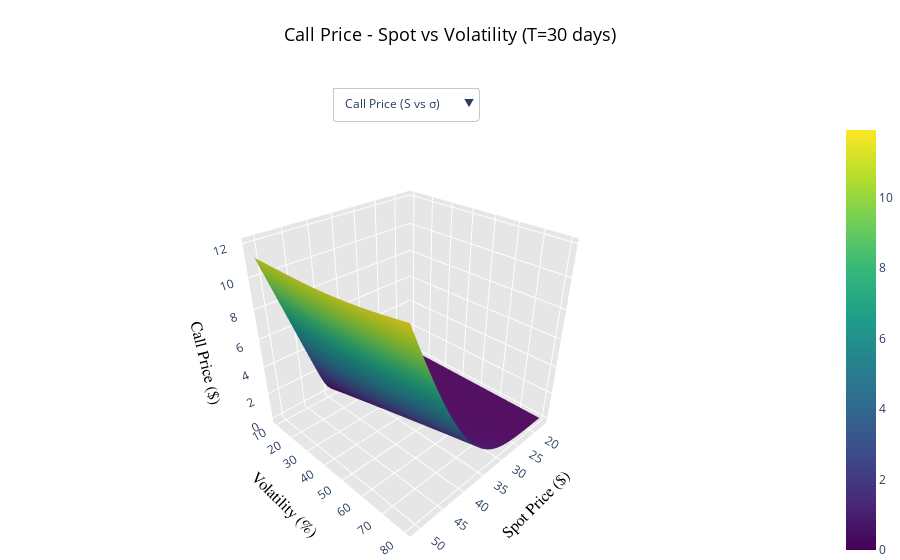

The notebook cell this image was saved under:
### Code cell
# ============================================================================
# Save and Display Plot (Works in Jupyter, Colab, and Binder)
# ============================================================================
output_file = "black_scholes_3d_surfaces.html"
fig.write_html(output_file)

print(f"\n✓ Plot saved to: {output_file}")

# Check if running in Colab or regular Jupyter
try:
    import google.colab
    IN_COLAB = True
except:
    IN_COLAB = False

if IN_COLAB:
    # In Colab, display inline
    print("📊 Displaying plot inline (Colab environment detected)")
    fig.show()
else:
    # In local Jupyter, open in browser
    print("🌐 Opening plot in browser...")
    file_path = os.path.abspath(output_file)
    webbrowser.open('file://' + file_path)
    
    # Also display inline
    print("📊 Displaying plot inline in notebook")
    fig.show()

### Figure 1 — Plotly figure (JSON) as saved in the notebook; plotly's stock layout.template omitted (floating-point values rounded to 4 significant figures; data arrays with more than 128 entries replaced by an {"elided": "..."} marker saying what was removed)
{"data": [{"colorscale": [[0, "#440154"], [0.1111, "#482878"], [0.2222, "#3e4989"], [0.3333, "#31688e"], [0.4444, "#26828e"], [0.5556, "#1f9e89"], [0.6667, "#35b779"], [0.7778, "#6ece58"], [0.8889, "#b5de2b"], [1, "#fde725"]], "name": "Call Price", "type": "surface", "visible": true, "x": {"elided": "50x50 float values"}, "y": {"elided": "50x50 float values"}, "z": {"elided": "50x50 float values"}}, {"colorscale": [[0, "#0d0887"], [0.1111, "#46039f"], [0.2222, "#7201a8"], [0.3333, "#9c179e"], [0.4444, "#bd3786"], [0.5556, "#d8576b"], [0.6667, "#ed7953"], [0.7778, "#fb9f3a"], [0.8889, "#fdca26"], [1, "#f0f921"]], "name": "Put Price", "type": "surface", "visible": false, "x": {"elided": "50x50 float values"}, "y": {"elided": "50x50 float values"}, "z": {"elided": "50x50 float values"}}, {"colorscale": [[0, "rgb(103,0,31)"], [0.1, "rgb(178,24,43)"], [0.2, "rgb(214,96,77)"], [0.3, "rgb(244,165,130)"], [0.4, "rgb(253,219,199)"], [0.5, "rgb(247,247,247)"], [0.6, "rgb(209,229,240)"], [0.7, "rgb(146,197,222)"], [0.8, "rgb(67,147,195)"], [0.9, "rgb(33,102,172)"], [1, "rgb(5,48,97)"]], "name": "Delta (Call)", "type": "surface", "visible": false, "x": {"elided": "50x50 float values"}, "y": {"elided": "50x50 float values"}, "z": {"elided": "50x50 float values"}}, {"colorscale": [[0, "rgb(103,0,31)"], [0.1, "rgb(178,24,43)"], [0.2, "rgb(214,96,77)"], [0.3, "rgb(244,165,130)"], [0.4, "rgb(253,219,199)"], [0.5, "rgb(247,247,247)"], [0.6, "rgb(209,229,240)"], [0.7, "rgb(146,197,222)"], [0.8, "rgb(67,147,195)"], [0.9, "rgb(33,102,172)"], [1, "rgb(5,48,97)"]], "name": "Delta (Put)", "type": "surface", "visible": false, "x": {"elided": "50x50 float values"}, "y": {"elided": "50x50 float values"}, "z": {"elided": "50x50 float values"}}, {"colorscale": [[0, "rgb(255,255,204)"], [0.125, "rgb(255,237,160)"], [0.25, "rgb(254,217,118)"], [0.375, "rgb(254,178,76)"], [0.5, "rgb(253,141,60)"], [0.625, "rgb(252,78,42)"], [0.75, "rgb(227,26,28)"], [0.875, "rgb(189,0,38)"], [1, "rgb(128,0,38)"]], "name": "Gamma", "type": "surface", "visible": false, "x": {"elided": "50x50 float values"}, "y": {"elided": "50x50 float values"}, "z": {"elided": "50x50 float values"}}, {"colorscale": [[0, "rgb(247,252,245)"], [0.125, "rgb(229,245,224)"], [0.25, "rgb(199,233,192)"], [0.375, "rgb(161,217,155)"], [0.5, "rgb(116,196,118)"], [0.625, "rgb(65,171,93)"], [0.75, "rgb(35,139,69)"], [0.875, "rgb(0,109,44)"], [1, "rgb(0,68,27)"]], "name": "Vega", "type": "surface", "visible": false, "x": {"elided": "50x50 float values"}, "y": {"elided": "50x50 float values"}, "z": {"elided": "50x50 float values"}}, {"colorscale": [[0, "rgb(247,251,255)"], [0.125, "rgb(222,235,247)"], [0.25, "rgb(198,219,239)"], [0.375, "rgb(158,202,225)"], [0.5, "rgb(107,174,214)"], [0.625, "rgb(66,146,198)"], [0.75, "rgb(33,113,181)"], [0.875, "rgb(8,81,156)"], [1, "rgb(8,48,107)"]], "name": "Theta (Call)", "type": "surface", "visible": false, "x": {"elided": "50x50 float values"}, "y": {"elided": "50x50 float values"}, "z": {"elided": "50x50 float values"}}, {"colorscale": [[0, "rgb(247,251,255)"], [0.125, "rgb(222,235,247)"], [0.25, "rgb(198,219,239)"], [0.375, "rgb(158,202,225)"], [0.5, "rgb(107,174,214)"], [0.625, "rgb(66,146,198)"], [0.75, "rgb(33,113,181)"], [0.875, "rgb(8,81,156)"], [1, "rgb(8,48,107)"]], "name": "Theta (Put)", "type": "surface", "visible": false, "x": {"elided": "50x50 float values"}, "y": {"elided": "50x50 float values"}, "z": {"elided": "50x50 float values"}}, {"colorscale": [[0, "rgb(252,251,253)"], [0.125, "rgb(239,237,245)"], [0.25, "rgb(218,218,235)"], [0.375, "rgb(188,189,220)"], [0.5, "rgb(158,154,200)"], [0.625, "rgb(128,125,186)"], [0.75, "rgb(106,81,163)"], [0.875, "rgb(84,39,143)"], [1, "rgb(63,0,125)"]], "name": "Rho (Call)", "type": "surface", "visible": false, "x": {"elided": "50x50 float values"}, "y": {"elided": "50x50 float values"}, "z": {"elided": "50x50 float values"}}, {"colorscale": [[0, "rgb(252,251,253)"], [0.125, "rgb(239,237,245)"], [0.25, "rgb(218,218,235)"], [0.375, "rgb(188,189,220)"], [0.5, "rgb(158,154,200)"], [0.625, "rgb(128,125,186)"], [0.75, "rgb(106,81,163)"], [0.875, "rgb(84,39,143)"], [1, "rgb(63,0,125)"]], "name": "Rho (Put)", "type": "surface", "visible": false, "x": {"elided": "50x50 float values"}, "y": {"elided": "50x50 float values"}, "z": {"elided": "50x50 float values"}}, {"colorscale": [[0, "#440154"], [0.1111, "#482878"], [0.2222, "#3e4989"], [0.3333, "#31688e"], [0.4444, "#26828e"], [0.5556, "#1f9e89"], [0.6667, "#35b779"], [0.7778, "#6ece58"], [0.8889, "#b5de2b"], [1, "#fde725"]], "name": "Call Price (T)", "type": "surface", "visible": false, "x": {"elided": "50x50 float values"}, "y": {"elided": "50x50 float values"}, "z": {"elided": "50x50 float values"}}, {"colorscale": [[0, "#0d0887"], [0.1111, "#46039f"], [0.2222, "#7201a8"], [0.3333, "#9c179e"], [0.4444, "#bd3786"], [0.5556, "#d8576b"], [0.6667, "#ed7953"], [0.7778, "#fb9f3a"], [0.8889, "#fdca26"], [1, "#f0f921"]], "name": "Put Price (T)", "type": "surface", "visible": false, "x": {"elided": "50x50 float values"}, "y": {"elided": "50x50 float values"}, "z": {"elided": "50x50 float values"}}, {"colorscale": [[0, "rgb(103,0,31)"], [0.1, "rgb(178,24,43)"], [0.2, "rgb(214,96,77)"], [0.3, "rgb(244,165,130)"], [0.4, "rgb(253,219,199)"], [0.5, "rgb(247,247,247)"], [0.6, "rgb(209,229,240)"], [0.7, "rgb(146,197,222)"], [0.8, "rgb(67,147,195)"], [0.9, "rgb(33,102,172)"], [1, "rgb(5,48,97)"]], "name": "Delta (Call, T)", "type": "surface", "visible": false, "x": {"elided": "50x50 float values"}, "y": {"elided": "50x50 float values"}, "z": {"elided": "50x50 float values"}}, {"colorscale": [[0, "rgb(103,0,31)"], [0.1, "rgb(178,24,43)"], [0.2, "rgb(214,96,77)"], [0.3, "rgb(244,165,130)"], [0.4, "rgb(253,219,199)"], [0.5, "rgb(247,247,247)"], [0.6, "rgb(209,229,240)"], [0.7, "rgb(146,197,222)"], [0.8, "rgb(67,147,195)"], [0.9, "rgb(33,102,172)"], [1, "rgb(5,48,97)"]], "name": "Delta (Put, T)", "type": "surface", "visible": false, "x": {"elided": "50x50 float values"}, "y": {"elided": "50x50 float values"}, "z": {"elided": "50x50 float values"}}, {"colorscale": [[0, "rgb(255,255,204)"], [0.125, "rgb(255,237,160)"], [0.25, "rgb(254,217,118)"], [0.375, "rgb(254,178,76)"], [0.5, "rgb(253,141,60)"], [0.625, "rgb(252,78,42)"], [0.75, "rgb(227,26,28)"], [0.875, "rgb(189,0,38)"], [1, "rgb(128,0,38)"]], "name": "Gamma (T)", "type": "surface", "visible": false, "x": {"elided": "50x50 float values"}, "y": {"elided": "50x50 float values"}, "z": {"elided": "50x50 float values"}}, {"colorscale": [[0, "rgb(247,252,245)"], [0.125, "rgb(229,245,224)"], [0.25, "rgb(199,233,192)"], [0.375, "rgb(161,217,155)"], [0.5, "rgb(116,196,118)"], [0.625, "rgb(65,171,93)"], [0.75, "rgb(35,139,69)"], [0.875, "rgb(0,109,44)"], [1, "rgb(0,68,27)"]], "name": "Vega (T)", "type": "surface", "visible": false, "x": {"elided": "50x50 float values"}, "y": {"elided": "50x50 float values"}, "z": {"elided": "50x50 float values"}}, {"colorscale": [[0, "rgb(247,251,255)"], [0.125, "rgb(222,235,247)"], [0.25, "rgb(198,219,239)"], [0.375, "rgb(158,202,225)"], [0.5, "rgb(107,174,214)"], [0.625, "rgb(66,146,198)"], [0.75, "rgb(33,113,181)"], [0.875, "rgb(8,81,156)"], [1, "rgb(8,48,107)"]], "name": "Theta (Call, T)", "type": "surface", "visible": false, "x": {"elided": "50x50 float values"}, "y": {"elided": "50x50 float values"}, "z": {"elided": "50x50 float values"}}, {"colorscale": [[0, "rgb(247,251,255)"], [0.125, "rgb(222,235,247)"], [0.25, "rgb(198,219,239)"], [0.375, "rgb(158,202,225)"], [0.5, "rgb(107,174,214)"], [0.625, "rgb(66,146,198)"], [0.75, "rgb(33,113,181)"], [0.875, "rgb(8,81,156)"], [1, "rgb(8,48,107)"]], "name": "Theta (Put, T)", "type": "surface", "visible": false, "x": {"elided": "50x50 float values"}, "y": {"elided": "50x50 float values"}, "z": {"elided": "50x50 float values"}}, {"colorscale": [[0, "rgb(252,251,253)"], [0.125, "rgb(239,237,245)"], [0.25, "rgb(218,218,235)"], [0.375, "rgb(188,189,220)"], [0.5, "rgb(158,154,200)"], [0.625, "rgb(128,125,186)"], [0.75, "rgb(106,81,163)"], [0.875, "rgb(84,39,143)"], [1, "rgb(63,0,125)"]], "name": "Rho (Call, T)", "type": "surface", "visible": false, "x": {"elided": "50x50 float values"}, "y": {"elided": "50x50 float values"}, "z": {"elided": "50x50 float values"}}, {"colorscale": [[0, "rgb(252,251,253)"], [0.125, "rgb(239,237,245)"], [0.25, "rgb(218,218,235)"], [0.375, "rgb(188,189,220)"], [0.5, "rgb(158,154,200)"], [0.625, "rgb(128,125,186)"], [0.75, "rgb(106,81,163)"], [0.875, "rgb(84,39,143)"], [1, "rgb(63,0,125)"]], "name": "Rho (Put, T)", "type": "surface", "visible": false, "x": {"elided": "50x50 float values"}, "y": {"elided": "50x50 float values"}, "z": {"elided": "50x50 float values"}}], "layout": {"autosize": true, "margin": {"b": 0, "l": 0, "r": 0, "t": 120}, "scene": {"camera": {"eye": {"x": 1.5, "y": 1.5, "z": 1.3}}, "xaxis": {"backgroundcolor": "rgb(230, 230,230)", "gridcolor": "white", "showbackground": true, "title": {"font": {"color": "black", "family": "Arial Black", "size": 16}, "text": "Spot Price ($)"}, "zerolinecolor": "white"}, "yaxis": {"backgroundcolor": "rgb(230, 230,230)", "gridcolor": "white", "showbackground": true, "title": {"font": {"color": "black", "family": "Arial Black", "size": 16}, "text": "Volatility (%)"}, "zerolinecolor": "white"}, "zaxis": {"backgroundcolor": "rgb(230, 230,230)", "gridcolor": "white", "showbackground": true, "title": {"font": {"color": "black", "family": "Arial Black", "size": 16}, "text": "Call Price ($)"}, "zerolinecolor": "white"}}, "title": {"font": {"color": "black", "size": 18}, "text": "Call Price - Spot vs Volatility (T=30 days)", "x": 0.5, "xanchor": "center", "y": 0.95, "yanchor": "top"}, "updatemenus": [{"buttons": [{"args": [{"visible": [true, false, false, false, false, false, false, false, false, false, false, false, false, false, false, false, false, false, false]}, {"scene.xaxis.title": {"font": {"color": "black", "family": "Arial Black", "size": 16}, "text": "Spot Price ($)"}, "scene.yaxis.title": {"font": {"color": "black", "family": "Arial Black", "size": 16}, "text": "Volatility (%)"}, "scene.zaxis.title": {"font": {"color": "black", "family": "Arial Black", "size": 16}, "text": "Call Price ($)"}, "title": "Call Price - Spot vs Volatility (T=30 days)"}], "label": "Call Price (S vs σ)", "method": "update"}, {"args": [{"visible": [false, true, false, false, false, false, false, false, false, false, false, false, false, false, false, false, false, false, false]}, {"scene.xaxis.title": {"font": {"color": "black", "family": "Arial Black", "size": 16}, "text": "Spot Price ($)"}, "scene.yaxis.title": {"font": {"color": "black", "family": "Arial Black", "size": 16}, "text": "Volatility (%)"}, "scene.zaxis.title": {"font": {"color": "black", "family": "Arial Black", "size": 16}, "text": "Put Price ($)"}, "title": "Put Price - Spot vs Volatility (T=30 days)"}], "label": "Put Price (S vs σ)", "method": "update"}, {"args": [{"visible": [false, false, true, false, false, false, false, false, false, false, false, false, false, false, false, false, false, false, false]}, {"scene.xaxis.title": {"font": {"color": "black", "family": "Arial Black", "size": 16}, "text": "Spot Price ($)"}, "scene.yaxis.title": {"font": {"color": "black", "family": "Arial Black", "size": 16}, "text": "Volatility (%)"}, "scene.zaxis.title": {"font": {"color": "black", "family": "Arial Black", "size": 16}, "text": "Delta (Δ)"}, "title": "Call Delta - Spot vs Volatility (T=30 days)"}], "label": "Delta - Call (S vs σ)", "method": "update"}, {"args": [{"visible": [false, false, false, true, false, false, false, false, false, false, false, false, false, false, false, false, false, false, false]}, {"scene.xaxis.title": {"font": {"color": "black", "family": "Arial Black", "size": 16}, "text": "Spot Price ($)"}, "scene.yaxis.title": {"font": {"color": "black", "family": "Arial Black", "size": 16}, "text": "Volatility (%)"}, "scene.zaxis.title": {"font": {"color": "black", "family": "Arial Black", "size": 16}, "text": "Delta (Δ)"}, "title": "Put Delta - Spot vs Volatility (T=30 days)"}], "label": "Delta - Put (S vs σ)", "method": "update"}, {"args": [{"visible": [false, false, false, false, true, false, false, false, false, false, false, false, false, false, false, false, false, false, false]}, {"scene.xaxis.title": {"font": {"color": "black", "family": "Arial Black", "size": 16}, "text": "Spot Price ($)"}, "scene.yaxis.title": {"font": {"color": "black", "family": "Arial Black", "size": 16}, "text": "Volatility (%)"}, "scene.zaxis.title": {"font": {"color": "black", "family": "Arial Black", "size": 16}, "text": "Gamma (Γ)"}, "title": "Gamma - Spot vs Volatility (T=30 days)"}], "label": "Gamma (S vs σ)", "method": "update"}, {"args": [{"visible": [false, false, false, false, false, true, false, false, false, false, false, false, false, false, false, false, false, false, false]}, {"scene.xaxis.title": {"font": {"color": "black", "family": "Arial Black", "size": 16}, "text": "Spot Price ($)"}, "scene.yaxis.title": {"font": {"color": "black", "family": "Arial Black", "size": 16}, "text": "Volatility (%)"}, "scene.zaxis.title": {"font": {"color": "black", "family": "Arial Black", "size": 16}, "text": "Vega (ν)"}, "title": "Vega - Spot vs Volatility (T=30 days)"}], "label": "Vega (S vs σ)", "method": "update"}, {"args": [{"visible": [false, false, false, false, false, false, true, false, false, false, false, false, false, false, false, false, false, false, false]}, {"scene.xaxis.title": {"font": {"color": "black", "family": "Arial Black", "size": 16}, "text": "Spot Price ($)"}, "scene.yaxis.title": {"font": {"color": "black", "family": "Arial Black", "size": 16}, "text": "Volatility (%)"}, "scene.zaxis.title": {"font": {"color": "black", "family": "Arial Black", "size": 16}, "text": "Theta (Θ)"}, "title": "Call Theta - Spot vs Volatility (T=30 days)"}], "label": "Theta - Call (S vs σ)", "method": "update"}, {"args": [{"visible": [false, false, false, false, false, false, false, true, false, false, false, false, false, false, false, false, false, false, false]}, {"scene.xaxis.title": {"font": {"color": "black", "family": "Arial Black", "size": 16}, "text": "Spot Price ($)"}, "scene.yaxis.title": {"font": {"color": "black", "family": "Arial Black", "size": 16}, "text": "Volatility (%)"}, "scene.zaxis.title": {"font": {"color": "black", "family": "Arial Black", "size": 16}, "text": "Theta (Θ)"}, "title": "Put Theta - Spot vs Volatility (T=30 days)"}], "label": "Theta - Put (S vs σ)", "method": "update"}, {"args": [{"visible": [false, false, false, false, false, false, false, false, true, false, false, false, false, false, false, false, false, false, false]}, {"scene.xaxis.title": {"font": {"color": "black", "family": "Arial Black", "size": 16}, "text": "Spot Price ($)"}, "scene.yaxis.title": {"font": {"color": "black", "family": "Arial Black", "size": 16}, "text": "Volatility (%)"}, "scene.zaxis.title": {"font": {"color": "black", "family": "Arial Black", "size": 16}, "text": "Rho (ρ)"}, "title": "Call Rho - Spot vs Volatility (T=30 days)"}], "label": "Rho - Call (S vs σ)", "method": "update"}, {"args": [{"visible": [false, false, false, false, false, false, false, false, false, true, false, false, false, false, false, false, false, false, false]}, {"scene.xaxis.title": {"font": {"color": "black", "family": "Arial Black", "size": 16}, "text": "Spot Price ($)"}, "scene.yaxis.title": {"font": {"color": "black", "family": "Arial Black", "size": 16}, "text": "Volatility (%)"}, "scene.zaxis.title": {"font": {"color": "black", "family": "Arial Black", "size": 16}, "text": "Rho (ρ)"}, "title": "Put Rho - Spot vs Volatility (T=30 days)"}], "label": "Rho - Put (S vs σ)", "method": "update"}, {"args": [{"visible": [false, false, false, false, false, false, false, false, false, false, true, false, false, false, false, false, false, false, false]}, {"scene.xaxis.title": {"font": {"color": "black", "family": "Arial Black", "size": 16}, "text": "Spot Price ($)"}, "scene.yaxis.title": {"font": {"color": "black", "family": "Arial Black", "size": 16}, "text": "Time to Expiry (days)"}, "scene.zaxis.title": {"font": {"color": "black", "family": "Arial Black", "size": 16}, "text": "Call Price ($)"}, "title": "Call Price - Spot vs Time (σ=35%)"}], "label": "Call Price (S vs T)", "method": "update"}, {"args": [{"visible": [false, false, false, false, false, false, false, false, false, false, false, true, false, false, false, false, false, false, false]}, {"scene.xaxis.title": {"font": {"color": "black", "family": "Arial Black", "size": 16}, "text": "Spot Price ($)"}, "scene.yaxis.title": {"font": {"color": "black", "family": "Arial Black", "size": 16}, "text": "Time to Expiry (days)"}, "scene.zaxis.title": {"font": {"color": "black", "family": "Arial Black", "size": 16}, "text": "Put Price ($)"}, "title": "Put Price - Spot vs Time (σ=35%)"}], "label": "Put Price (S vs T)", "method": "update"}, {"args": [{"visible": [false, false, false, false, false, false, false, false, false, false, false, false, true, false, false, false, false, false, false]}, {"scene.xaxis.title": {"font": {"color": "black", "family": "Arial Black", "size": 16}, "text": "Spot Price ($)"}, "scene.yaxis.title": {"font": {"color": "black", "family": "Arial Black", "size": 16}, "text": "Time to Expiry (days)"}, "scene.zaxis.title": {"font": {"color": "black", "family": "Arial Black", "size": 16}, "text": "Delta (Δ)"}, "title": "Call Delta - Spot vs Time (σ=35%)"}], "label": "Delta - Call (S vs T)", "method": "update"}, {"args": [{"visible": [false, false, false, false, false, false, false, false, false, false, false, false, false, true, false, false, false, false, false]}, {"scene.xaxis.title": {"font": {"color": "black", "family": "Arial Black", "size": 16}, "text": "Spot Price ($)"}, "scene.yaxis.title": {"font": {"color": "black", "family": "Arial Black", "size": 16}, "text": "Time to Expiry (days)"}, "scene.zaxis.title": {"font": {"color": "black", "family": "Arial Black", "size": 16}, "text": "Delta (Δ)"}, "title": "Put Delta - Spot vs Time (σ=35%)"}], "label": "Delta - Put (S vs T)", "method": "update"}, {"args": [{"visible": [false, false, false, false, false, false, false, false, false, false, false, false, false, false, true, false, false, false, false]}, {"scene.xaxis.title": {"font": {"color": "black", "family": "Arial Black", "size": 16}, "text": "Spot Price ($)"}, "scene.yaxis.title": {"font": {"color": "black", "family": "Arial Black", "size": 16}, "text": "Time to Expiry (days)"}, "scene.zaxis.title": {"font": {"color": "black", "family": "Arial Black", "size": 16}, "text": "Gamma (Γ)"}, "title": "Gamma - Spot vs Time (σ=35%)"}], "label": "Gamma (S vs T)", "method": "update"}, {"args": [{"visible": [false, false, false, false, false, false, false, false, false, false, false, false, false, false, false, true, false, false, false]}, {"scene.xaxis.title": {"font": {"color": "black", "family": "Arial Black", "size": 16}, "text": "Spot Price ($)"}, "scene.yaxis.title": {"font": {"color": "black", "family": "Arial Black", "size": 16}, "text": "Time to Expiry (days)"}, "scene.zaxis.title": {"font": {"color": "black", "family": "Arial Black", "size": 16}, "text": "Vega (ν)"}, "title": "Vega - Spot vs Time (σ=35%)"}], "label": "Vega (S vs T)", "method": "update"}, {"args": [{"visible": [false, false, false, false, false, false, false, false, false, false, false, false, false, false, false, false, true, false, false]}, {"scene.xaxis.title": {"font": {"color": "black", "family": "Arial Black", "size": 16}, "text": "Spot Price ($)"}, "scene.yaxis.title": {"font": {"color": "black", "family": "Arial Black", "size": 16}, "text": "Time to Expiry (days)"}, "scene.zaxis.title": {"font": {"color": "black", "family": "Arial Black", "size": 16}, "text": "Theta (Θ)"}, "title": "Call Theta - Spot vs Time (σ=35%)"}], "label": "Theta - Call (S vs T)", "method": "update"}, {"args": [{"visible": [false, false, false, false, false, false, false, false, false, false, false, false, false, false, false, false, false, true, false]}, {"scene.xaxis.title": {"font": {"color": "black", "family": "Arial Black", "size": 16}, "text": "Spot Price ($)"}, "scene.yaxis.title": {"font": {"color": "black", "family": "Arial Black", "size": 16}, "text": "Time to Expiry (days)"}, "scene.zaxis.title": {"font": {"color": "black", "family": "Arial Black", "size": 16}, "text": "Theta (Θ)"}, "title": "Put Theta - Spot vs Time (σ=35%)"}], "label": "Theta - Put (S vs T)", "method": "update"}, {"args": [{"visible": [false, false, false, false, false, false, false, false, false, false, false, false, false, false, false, false, false, false, true, false]}, {"scene.xaxis.title": {"font": {"color": "black", "family": "Arial Black", "size": 16}, "text": "Spot Price ($)"}, "scene.yaxis.title": {"font": {"color": "black", "family": "Arial Black", "size": 16}, "text": "Time to Expiry (days)"}, "scene.zaxis.title": {"font": {"color": "black", "family": "Arial Black", "size": 16}, "text": "Rho (ρ)"}, "title": "Call Rho - Spot vs Time (σ=35%)"}], "label": "Rho - Call (S vs T)", "method": "update"}, {"args": [{"visible": [false, false, false, false, false, false, false, false, false, false, false, false, false, false, false, false, false, false, false, true]}, {"scene.xaxis.title": {"font": {"color": "black", "family": "Arial Black", "size": 16}, "text": "Spot Price ($)"}, "scene.yaxis.title": {"font": {"color": "black", "family": "Arial Black", "size": 16}, "text": "Time to Expiry (days)"}, "scene.zaxis.title": {"font": {"color": "black", "family": "Arial Black", "size": 16}, "text": "Rho (ρ)"}, "title": "Put Rho - Spot vs Time (σ=35%)"}], "label": "Rho - Put (S vs T)", "method": "update"}], "direction": "down", "font": {"size": 12}, "pad": {"r": 10, "t": 10}, "showactive": true, "x": 0.5, "xanchor": "center", "y": 1, "yanchor": "bottom"}]}}
